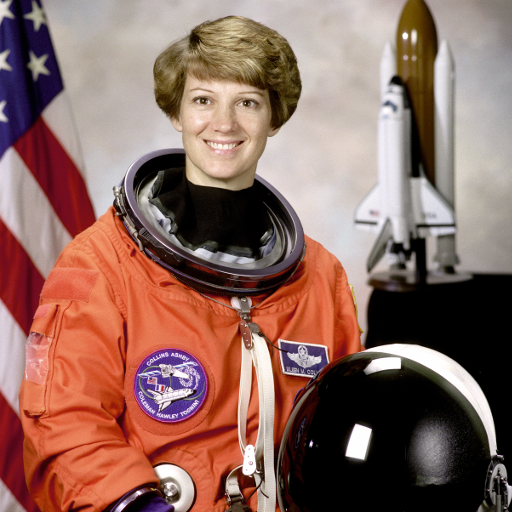
#> input picture skimage.data.astronaut(), 512 x 512 px
$ python Lab1_empty.py
#> lines starting #> are read from the running program, lines starting #| are printed output that depends on the picture
# Import relevant libraries
import cv2
import matplotlib.pyplot as plt
from skimage.feature import hog
from skimage import data, exposure

"""
Helper function to assist the SIFT function in performing BFM image matching

:param img1: first image to be used in matching
:param img2: second image to be used in matching
:return: image containing the matching keypoints between img1 and img2
"""
# [78 lines left out: functions SIFT_Helper, SIFT, not called in this run]

def HOG():
    #INS. COMMENT  Download a pre-existing image from the scikit-image toolbox
    image = data.astronaut() #Color image of the astronaut Eileen Collins
#> image is the input picture: shape (512, 512, 3); mean R, G, B 141.6, 105.8, 96.5

    #INS. COMMENT Rotate the image by however many degrees you choose
    # Rotate the image by 180 degrees, flipping it upside down
    rotated_img = cv2.rotate(image, cv2.ROTATE_180)
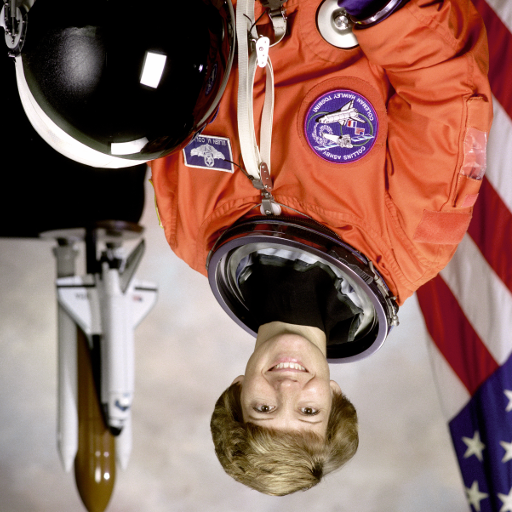
#> rotated_img: shape (512, 512, 3); mean R, G, B 141.6, 105.8, 96.5

    #INS. COMMENT  Use HOG technique

    # Generate a hog image using rotated_img with 8 orientations, 16 pixels per cell, 1 cell per block, and use all RGB channels
    fd, hog_image = hog(
        rotated_img,
        orientations=8,
        pixels_per_cell=(16, 16),
        cells_per_block=(1, 1),
        visualize=True,
        channel_axis=-1,
    )
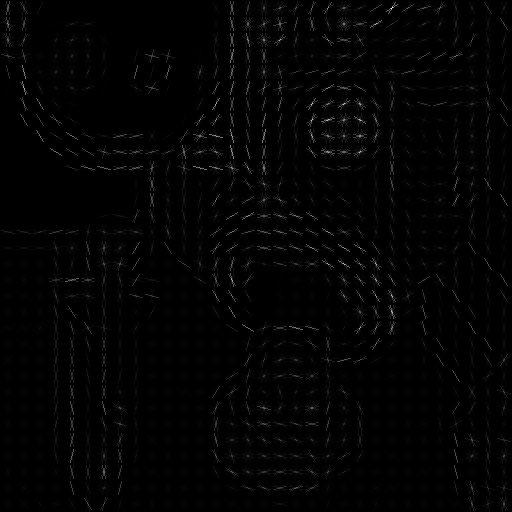
#> hog_image: shape (512, 512) float64; min 0, max 85.77, mean 1.1; drawn with min black and max white
#> fd = 8192 values, max 1 at index 1584, min 0 at index 18, mean 0.299

    # Create a figure for comparing rotated_img to hog_image
    fig, (ax1, ax2) = plt.subplots(1, 2, figsize=(8, 4), sharex=True, sharey=True)
    ax1.axis('off')
    ax1.imshow(rotated_img, cmap=plt.cm.gray)
    ax1.set_title('Input image')

    # Rescale histogram for better display
    hog_image_rescaled = exposure.rescale_intensity(hog_image, in_range=(0, 10))
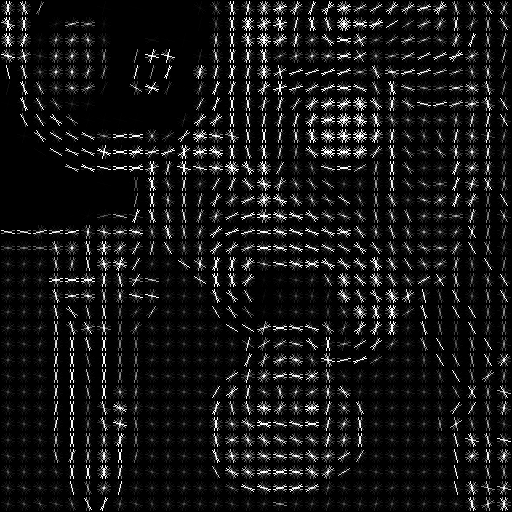
#> hog_image_rescaled: shape (512, 512) float64; min 0, max 1, mean 0.0858
    ax2.axis('off')
    ax2.imshow(hog_image_rescaled, cmap=plt.cm.gray)
    ax2.set_title('Histogram of Oriented Gradients')

    #INS. COMMENT  Visualize the results
    plt.show()
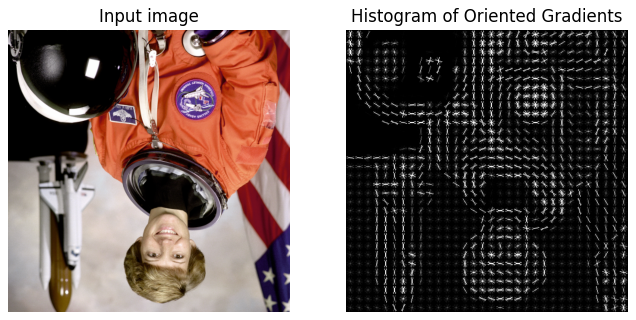
#> figure drawn by matplotlib, 2 panels

# [28 lines left out: function FAST, not called in this run]

def main():
    #INS. COMMENT Call the above three functions. Keep in mind that SIFT(...) requires two arguments.
    h_factor = 512; w_factor = 512
    # SIFT(h_factor, w_factor)
    HOG()
    # FAST()


if __name__ == "__main__":
    main()
